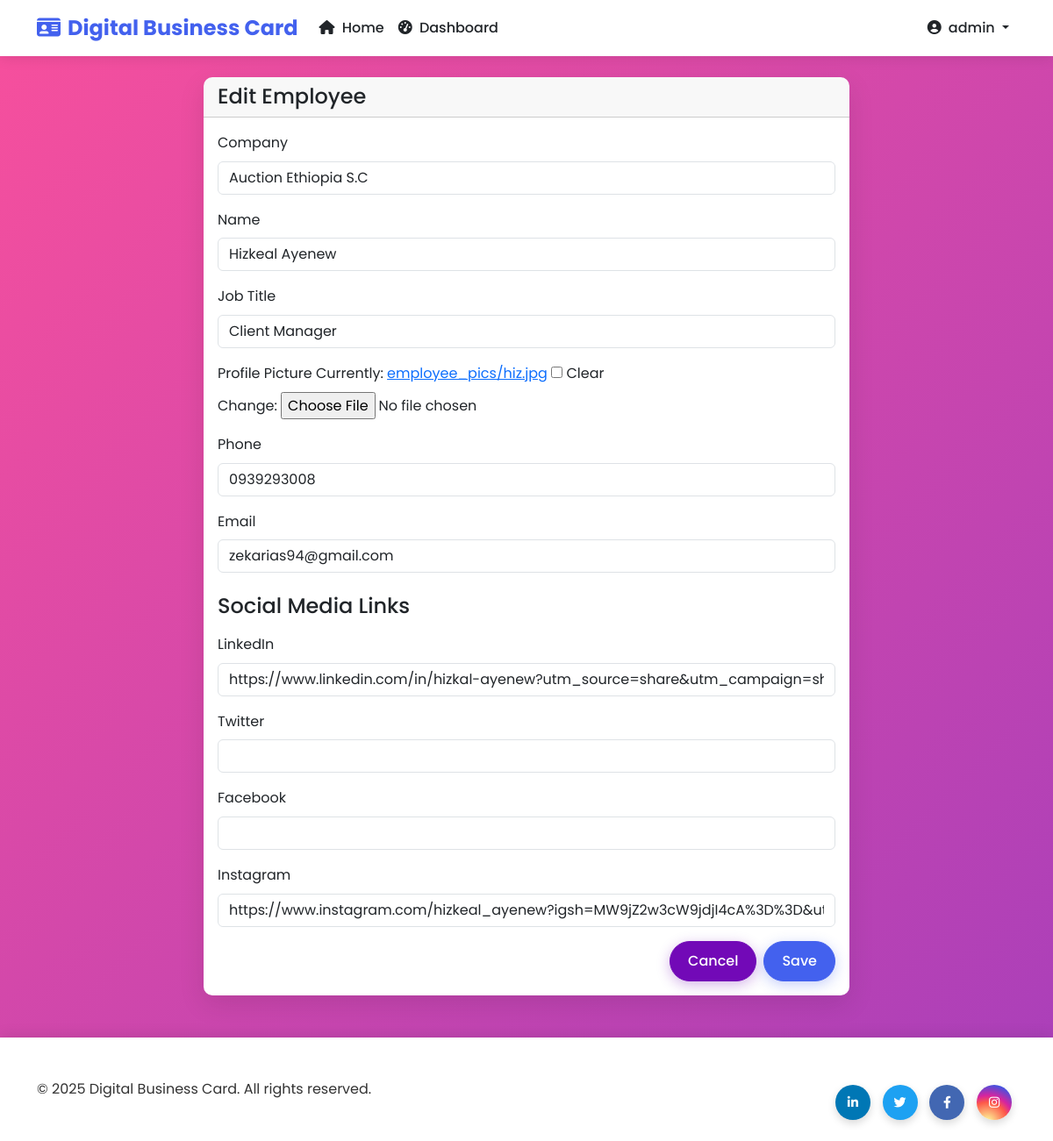
Page /dashboard/employees/3/edit/ (signed in) on the earlier database version.
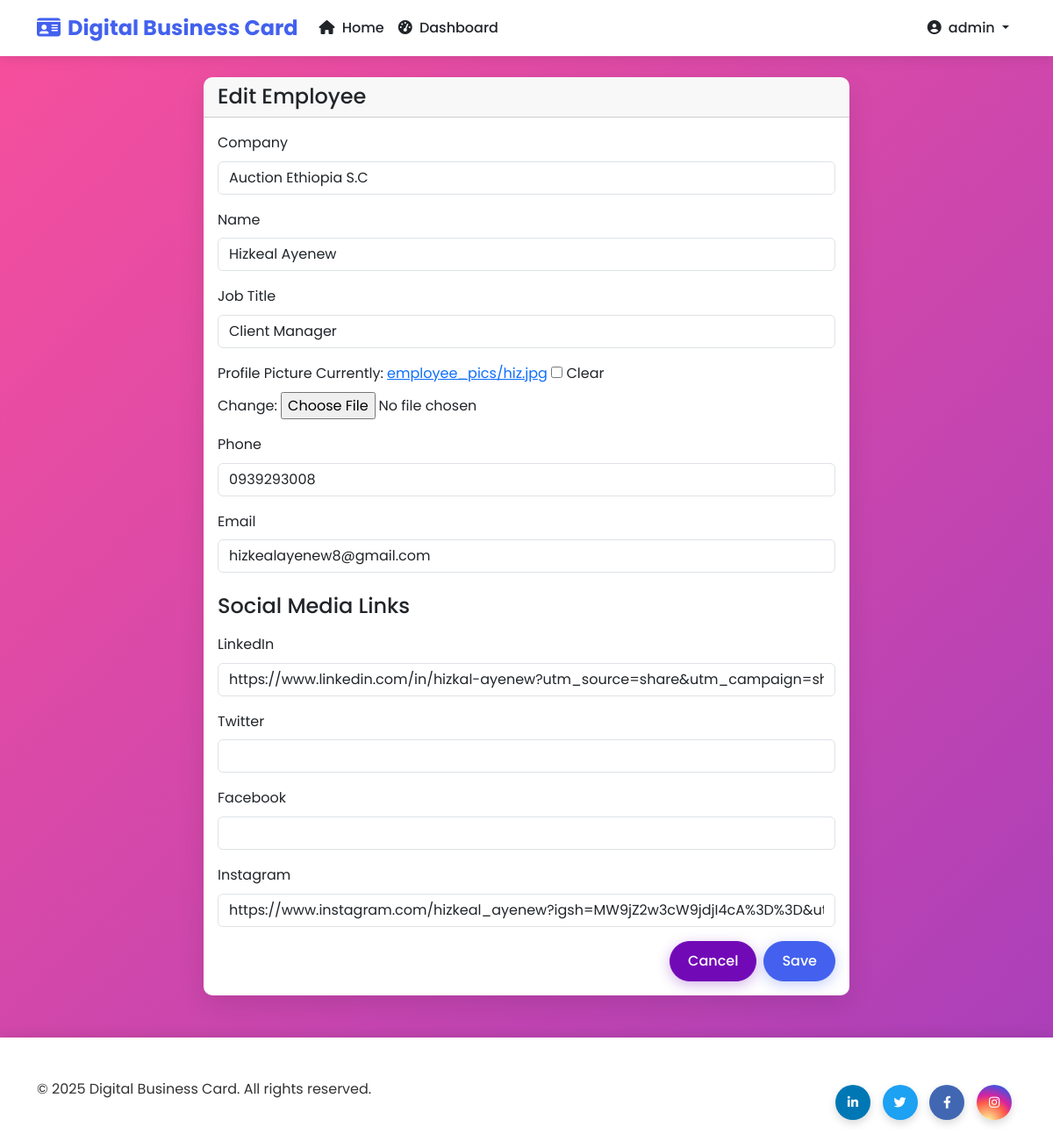
Same page on the later database version.
### cards/models.py (models this page shows, shortened)
class Employee(models.Model):
    company = models.ForeignKey(Company, on_delete=models.CASCADE, related_name='employees')
    name = models.CharField(max_length=100)
    job_title = models.CharField(max_length=100)
    phone = models.CharField(max_length=20)
    email = models.EmailField()
    profile_picture = models.ImageField(upload_to='employee_pics/', blank=True)
    linkedin = models.URLField(blank=True)
    twitter = models.URLField(blank=True)
    facebook = models.URLField(blank=True)
    instagram = models.URLField(blank=True)
    created_at = models.DateTimeField(auto_now_add=True)

### cards/views.py (the view)
# urls.py: path('dashboard/employees/<int:pk>/edit/', views.employee_edit, name='employee_edit'),
@login_required
def employee_edit(request, pk):
    employee = get_object_or_404(Employee, pk=pk)
    if request.method == 'POST':
        form = EmployeeForm(request.POST, request.FILES, instance=employee)
        if form.is_valid():
            form.save()
            messages.success(request, 'Employee updated successfully!')
            return redirect('employee_list')
    else:
        form = EmployeeForm(instance=employee)
    context = {
        'form': form,
        'title': 'Edit Employee'
    }
    return render(request, 'cards/employee_form.html', context)

### cards/views.py
class EmployeeForm(ModelForm):
    class Meta:
        model = Employee
        fields = ['company', 'name', 'job_title', 'phone', 'email', 'profile_picture',
                 'linkedin', 'twitter', 'facebook', 'instagram']
        widgets = {
            'company': Select(attrs={'class': 'form-control'}),
            'name': TextInput(attrs={'class': 'form-control'}),
            'job_title': TextInput(attrs={'class': 'form-control'}),
            'phone': TextInput(attrs={'class': 'form-control'}),
            'email': EmailInput(attrs={'class': 'form-control'}),
            'linkedin': URLInput(attrs={'class': 'form-control'}),
            'twitter': URLInput(attrs={'class': 'form-control'}),
            'facebook': URLInput(attrs={'class': 'form-control'}),
            'instagram': URLInput(attrs={'class': 'form-control'}),
        }

### cards/models.py (called while the page is built)
    def __str__(self):
        return self.name

### cards/templates/cards/employee_form.html (shortened to what this page needs)
{% extends 'cards/base.html' %}
{% block content %}
<div class="row justify-content-center">
    <div class="col-md-8">
        <div class="card">
            <div class="card-header">
                <h1 class="h4 mb-0">{{ title }}</h1>
            </div>
            <div class="card-body">
                <form method="post" enctype="multipart/form-data">
                    <div class="mb-3">
                        <label for="{{ form.company.id_for_label }}" class="form-label">Company</label>
                        {{ form.company }}
                    </div>
                    <div class="mb-3">
                        <label for="{{ form.name.id_for_label }}" class="form-label">Name</label>
                        {{ form.name }}
                    </div>
                    <div class="mb-3">
                        <label for="{{ form.job_title.id_for_label }}" class="form-label">Job Title</label>
                        {{ form.job_title }}
                    </div>
                    <div class="mb-3">
                        <label for="{{ form.profile_picture.id_for_label }}" class="form-label">Profile Picture</label>
                        {{ form.profile_picture }}
                    </div>
                    <div class="mb-3">
                        <label for="{{ form.phone.id_for_label }}" class="form-label">Phone</label>
                        {{ form.phone }}
                    </div>
                    <div class="mb-3">
                        <label for="{{ form.email.id_for_label }}" class="form-label">Email</label>
                        {{ form.email }}
                    </div>
                    <h4 class="mt-4 mb-3">Social Media Links</h4>
                    <div class="mb-3">
                        <label for="{{ form.linkedin.id_for_label }}" class="form-label">LinkedIn</label>
                        {{ form.linkedin }}
                    </div>
                    <div class="mb-3">
                        <label for="{{ form.twitter.id_for_label }}" class="form-label">Twitter</label>
                        {{ form.twitter }}
                    </div>
                    <div class="mb-3">
                        <label for="{{ form.facebook.id_for_label }}" class="form-label">Facebook</label>
                        {{ form.facebook }}
                    </div>
                    <div class="mb-3">
                        <label for="{{ form.instagram.id_for_label }}" class="form-label">Instagram</label>
                        {{ form.instagram }}
                    </div>
                    <div class="d-grid gap-2 d-md-flex justify-content-md-end">
                        <a href="{% url 'employee_list' %}" class="btn btn-secondary">Cancel</a>
                        <button type="submit" class="btn btn-primary">Save</button>
                    </div>
                </form>
            </div>
        </div>
    </div>
</div>
{% endblock %}

Differences in the rows shown:
changed Employee "Auction Ethiopia S.C": email "zekarias94@gmail.com" → "hizkealayenew8@gmail.com"
